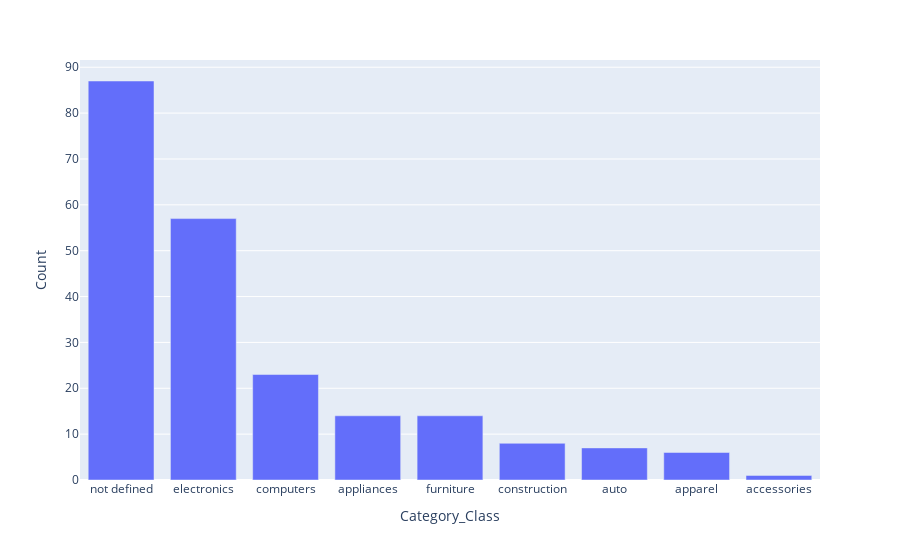

Write notebook code for a chart like this one.
### Markdown cell above
The category_class is representing the fist part of the category_code. It can be used to summarize many category_codes into an overarching category_class. As you can see in the overview, there are [...] unique category_classes.

### Code cell
sdf_count_per_category_class=spark.sql("SELECT DISTINCT(category_class) AS Category_Class, \
                                               COUNT(product_id) AS Count \
                                        FROM Data \
                                        GROUP BY category_class \
                                        ORDER BY Count DESC")
                                        
px.bar(sdf_count_per_category_class.limit(10).toPandas(), x="Category_Class", y="Count")

### Figure 1 — Plotly figure (JSON) as saved in the notebook; plotly's stock layout.template omitted (floating-point values rounded to 4 significant figures)
{"data": [{"alignmentgroup": "True", "hovertemplate": "Category_Class=%{x}<br>Count=%{y}<extra></extra>", "legendgroup": "", "marker": {"color": "#636efa"}, "name": "", "offsetgroup": "", "orientation": "v", "showlegend": false, "textposition": "auto", "type": "bar", "x": ["not defined", "electronics", "computers", "appliances", "furniture", "construction", "auto", "apparel", "accessories"], "xaxis": "x", "y": [87, 57, 23, 14, 14, 8, 7, 6, 1], "yaxis": "y"}], "layout": {"barmode": "relative", "legend": {"tracegroupgap": 0}, "margin": {"t": 60}, "xaxis": {"anchor": "y", "domain": [0, 1], "title": {"text": "Category_Class"}}, "yaxis": {"anchor": "x", "domain": [0, 1], "title": {"text": "Count"}}}}
